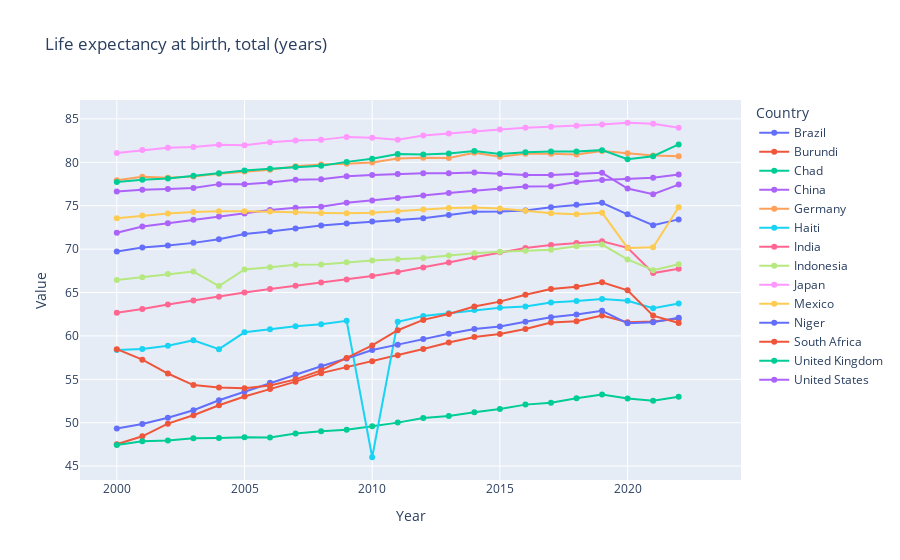

Notebook code cell kept with this figure:
### Markdown cell above
# Life Expectancy at Birth:  
Hypothesis - Developed countries generally have better healthcare facilities such as hospitals, doctors, and medical infrastructure compared to underdeveloped and developing countries, which often struggle with poor health systems. Over time, life expectancy should increase with improvements in healthcare to align with SDG 3: Good Health and Well Being.  
Observation - The top countries in life expectancy are Japan, UK, and Germany; all are developed. Over time, there is a slight increase in life expectancy for all countries, except Haiti which saw a sharp decline in 2010 due to the devastating earthquake.

### Code cell
plot_data(indicators_filtered[2])

### Figure 1 — Plotly figure (JSON) as saved in the notebook; plotly's stock layout.template omitted (floating-point values rounded to 4 significant figures)
{"data": [{"hovertemplate": "Country Name=Brazil<br>Year=%{x}<br>Value=%{y}<extra></extra>", "legendgroup": "Brazil", "line": {"color": "#636efa", "dash": "solid"}, "marker": {"symbol": "circle"}, "mode": "lines+markers", "name": "Brazil", "orientation": "v", "showlegend": true, "type": "scatter", "x": [2000, 2001, 2002, 2003, 2004, 2005, 2006, 2007, 2008, 2009, 2010, 2011, 2012, 2013, 2014, 2015, 2016, 2017, 2018, 2019, 2020, 2021, 2022, 2023], "xaxis": "x", "y": [69.74, 70.19, 70.41, 70.72, 71.13, 71.75, 72.04, 72.36, 72.72, 72.95, 73.18, 73.34, 73.55, 73.92, 74.31, 74.33, 74.44, 74.83, 75.11, 75.34, 74.01, 72.75, 73.42, NaN], "yaxis": "y"}, {"hovertemplate": "Country Name=Burundi<br>Year=%{x}<br>Value=%{y}<extra></extra>", "legendgroup": "Burundi", "line": {"color": "#EF553B", "dash": "solid"}, "marker": {"symbol": "circle"}, "mode": "lines+markers", "name": "Burundi", "orientation": "v", "showlegend": true, "type": "scatter", "x": [2000, 2001, 2002, 2003, 2004, 2005, 2006, 2007, 2008, 2009, 2010, 2011, 2012, 2013, 2014, 2015, 2016, 2017, 2018, 2019, 2020, 2021, 2022, 2023], "xaxis": "x", "y": [47.51, 48.43, 49.89, 50.86, 52.01, 53.02, 53.87, 54.73, 55.71, 56.39, 57.08, 57.77, 58.49, 59.23, 59.87, 60.22, 60.79, 61.55, 61.69, 62.35, 61.57, 61.66, 61.98, NaN], "yaxis": "y"}, {"hovertemplate": "Country Name=Chad<br>Year=%{x}<br>Value=%{y}<extra></extra>", "legendgroup": "Chad", "line": {"color": "#00cc96", "dash": "solid"}, "marker": {"symbol": "circle"}, "mode": "lines+markers", "name": "Chad", "orientation": "v", "showlegend": true, "type": "scatter", "x": [2000, 2001, 2002, 2003, 2004, 2005, 2006, 2007, 2008, 2009, 2010, 2011, 2012, 2013, 2014, 2015, 2016, 2017, 2018, 2019, 2020, 2021, 2022, 2023], "xaxis": "x", "y": [47.44, 47.85, 47.95, 48.21, 48.23, 48.31, 48.29, 48.75, 49.02, 49.2, 49.58, 50.01, 50.54, 50.78, 51.2, 51.59, 52.08, 52.31, 52.83, 53.26, 52.78, 52.52, 53.0, NaN], "yaxis": "y"}, {"hovertemplate": "Country Name=China<br>Year=%{x}<br>Value=%{y}<extra></extra>", "legendgroup": "China", "line": {"color": "#ab63fa", "dash": "solid"}, "marker": {"symbol": "circle"}, "mode": "lines+markers", "name": "China", "orientation": "v", "showlegend": true, "type": "scatter", "x": [2000, 2001, 2002, 2003, 2004, 2005, 2006, 2007, 2008, 2009, 2010, 2011, 2012, 2013, 2014, 2015, 2016, 2017, 2018, 2019, 2020, 2021, 2022, 2023], "xaxis": "x", "y": [71.88, 72.61, 72.98, 73.37, 73.75, 74.11, 74.5, 74.76, 74.87, 75.34, 75.6, 75.9, 76.19, 76.45, 76.72, 76.98, 77.22, 77.25, 77.74, 77.97, 78.08, 78.21, 78.59, NaN], "yaxis": "y"}, {"hovertemplate": "Country Name=Germany<br>Year=%{x}<br>Value=%{y}<extra></extra>", "legendgroup": "Germany", "line": {"color": "#FFA15A", "dash": "solid"}, "marker": {"symbol": "circle"}, "mode": "lines+markers", "name": "Germany", "orientation": "v", "showlegend": true, "type": "scatter", "x": [2000, 2001, 2002, 2003, 2004, 2005, 2006, 2007, 2008, 2009, 2010, 2011, 2012, 2013, 2014, 2015, 2016, 2017, 2018, 2019, 2020, 2021, 2022, 2023], "xaxis": "x", "y": [77.93, 78.33, 78.23, 78.38, 78.68, 78.93, 79.13, 79.53, 79.74, 79.84, 79.99, 80.44, 80.54, 80.49, 81.09, 80.64, 80.99, 80.99, 80.89, 81.29, 81.04, 80.79, 80.71, NaN], "yaxis": "y"}, {"hovertemplate": "Country Name=Haiti<br>Year=%{x}<br>Value=%{y}<extra></extra>", "legendgroup": "Haiti", "line": {"color": "#19d3f3", "dash": "solid"}, "marker": {"symbol": "circle"}, "mode": "lines+markers", "name": "Haiti", "orientation": "v", "showlegend": true, "type": "scatter", "x": [2000, 2001, 2002, 2003, 2004, 2005, 2006, 2007, 2008, 2009, 2010, 2011, 2012, 2013, 2014, 2015, 2016, 2017, 2018, 2019, 2020, 2021, 2022, 2023], "xaxis": "x", "y": [58.37, 58.49, 58.85, 59.51, 58.48, 60.41, 60.76, 61.1, 61.33, 61.74, 46.02, 61.62, 62.29, 62.6, 62.99, 63.24, 63.39, 63.85, 64.02, 64.25, 64.05, 63.19, 63.73, NaN], "yaxis": "y"}, {"hovertemplate": "Country Name=India<br>Year=%{x}<br>Value=%{y}<extra></extra>", "legendgroup": "India", "line": {"color": "#FF6692", "dash": "solid"}, "marker": {"symbol": "circle"}, "mode": "lines+markers", "name": "India", "orientation": "v", "showlegend": true, "type": "scatter", "x": [2000, 2001, 2002, 2003, 2004, 2005, 2006, 2007, 2008, 2009, 2010, 2011, 2012, 2013, 2014, 2015, 2016, 2017, 2018, 2019, 2020, 2021, 2022, 2023], "xaxis": "x", "y": [62.67, 63.09, 63.62, 64.09, 64.52, 65.0, 65.41, 65.79, 66.15, 66.51, 66.91, 67.36, 67.89, 68.46, 69.07, 69.64, 70.12, 70.47, 70.71, 70.91, 70.15, 67.24, 67.74, NaN], "yaxis": "y"}, {"hovertemplate": "Country Name=Indonesia<br>Year=%{x}<br>Value=%{y}<extra></extra>", "legendgroup": "Indonesia", "line": {"color": "#B6E880", "dash": "solid"}, "marker": {"symbol": "circle"}, "mode": "lines+markers", "name": "Indonesia", "orientation": "v", "showlegend": true, "type": "scatter", "x": [2000, 2001, 2002, 2003, 2004, 2005, 2006, 2007, 2008, 2009, 2010, 2011, 2012, 2013, 2014, 2015, 2016, 2017, 2018, 2019, 2020, 2021, 2022, 2023], "xaxis": "x", "y": [66.43, 66.76, 67.13, 67.41, 65.75, 67.65, 67.91, 68.19, 68.23, 68.49, 68.68, 68.82, 68.97, 69.26, 69.53, 69.7, 69.8, 69.94, 70.34, 70.52, 68.81, 67.57, 68.25, NaN], "yaxis": "y"}, {"hovertemplate": "Country Name=Japan<br>Year=%{x}<br>Value=%{y}<extra></extra>", "legendgroup": "Japan", "line": {"color": "#FF97FF", "dash": "solid"}, "marker": {"symbol": "circle"}, "mode": "lines+markers", "name": "Japan", "orientation": "v", "showlegend": true, "type": "scatter", "x": [2000, 2001, 2002, 2003, 2004, 2005, 2006, 2007, 2008, 2009, 2010, 2011, 2012, 2013, 2014, 2015, 2016, 2017, 2018, 2019, 2020, 2021, 2022, 2023], "xaxis": "x", "y": [81.08, 81.42, 81.69, 81.76, 82.03, 81.96, 82.32, 82.51, 82.59, 82.93, 82.84, 82.59, 83.1, 83.33, 83.59, 83.79, 83.98, 84.1, 84.21, 84.36, 84.56, 84.45, 84.0, NaN], "yaxis": "y"}, {"hovertemplate": "Country Name=Mexico<br>Year=%{x}<br>Value=%{y}<extra></extra>", "legendgroup": "Mexico", "line": {"color": "#FECB52", "dash": "solid"}, "marker": {"symbol": "circle"}, "mode": "lines+markers", "name": "Mexico", "orientation": "v", "showlegend": true, "type": "scatter", "x": [2000, 2001, 2002, 2003, 2004, 2005, 2006, 2007, 2008, 2009, 2010, 2011, 2012, 2013, 2014, 2015, 2016, 2017, 2018, 2019, 2020, 2021, 2022, 2023], "xaxis": "x", "y": [73.57, 73.87, 74.11, 74.27, 74.37, 74.38, 74.33, 74.24, 74.15, 74.12, 74.19, 74.36, 74.57, 74.74, 74.8, 74.68, 74.41, 74.14, 74.02, 74.2, 70.13, 70.21, 74.83, NaN], "yaxis": "y"}, {"hovertemplate": "Country Name=Niger<br>Year=%{x}<br>Value=%{y}<extra></extra>", "legendgroup": "Niger", "line": {"color": "#636efa", "dash": "solid"}, "marker": {"symbol": "circle"}, "mode": "lines+markers", "name": "Niger", "orientation": "v", "showlegend": true, "type": "scatter", "x": [2000, 2001, 2002, 2003, 2004, 2005, 2006, 2007, 2008, 2009, 2010, 2011, 2012, 2013, 2014, 2015, 2016, 2017, 2018, 2019, 2020, 2021, 2022, 2023], "xaxis": "x", "y": [49.32, 49.84, 50.56, 51.43, 52.59, 53.59, 54.6, 55.55, 56.51, 57.4, 58.37, 58.99, 59.65, 60.24, 60.79, 61.08, 61.63, 62.16, 62.45, 62.9, 61.45, 61.58, 62.08, NaN], "yaxis": "y"}, {"hovertemplate": "Country Name=South Africa<br>Year=%{x}<br>Value=%{y}<extra></extra>", "legendgroup": "South Africa", "line": {"color": "#EF553B", "dash": "solid"}, "marker": {"symbol": "circle"}, "mode": "lines+markers", "name": "South Africa", "orientation": "v", "showlegend": true, "type": "scatter", "x": [2000, 2001, 2002, 2003, 2004, 2005, 2006, 2007, 2008, 2009, 2010, 2011, 2012, 2013, 2014, 2015, 2016, 2017, 2018, 2019, 2020, 2021, 2022, 2023], "xaxis": "x", "y": [58.47, 57.26, 55.67, 54.33, 54.04, 53.98, 54.28, 54.99, 56.02, 57.45, 58.9, 60.65, 61.85, 62.53, 63.38, 63.95, 64.75, 65.4, 65.67, 66.17, 65.25, 62.34, 61.48, NaN], "yaxis": "y"}, {"hovertemplate": "Country Name=United Kingdom<br>Year=%{x}<br>Value=%{y}<extra></extra>", "legendgroup": "United Kingdom", "line": {"color": "#00cc96", "dash": "solid"}, "marker": {"symbol": "circle"}, "mode": "lines+markers", "name": "United Kingdom", "orientation": "v", "showlegend": true, "type": "scatter", "x": [2000, 2001, 2002, 2003, 2004, 2005, 2006, 2007, 2008, 2009, 2010, 2011, 2012, 2013, 2014, 2015, 2016, 2017, 2018, 2019, 2020, 2021, 2022, 2023], "xaxis": "x", "y": [77.74, 77.99, 78.14, 78.45, 78.75, 79.05, 79.25, 79.45, 79.6, 80.05, 80.4, 80.95, 80.9, 81.0, 81.3, 80.96, 81.16, 81.26, 81.26, 81.4, 80.35, 80.7, 82.06, NaN], "yaxis": "y"}, {"hovertemplate": "Country Name=United States<br>Year=%{x}<br>Value=%{y}<extra></extra>", "legendgroup": "United States", "line": {"color": "#ab63fa", "dash": "solid"}, "marker": {"symbol": "circle"}, "mode": "lines+markers", "name": "United States", "orientation": "v", "showlegend": true, "type": "scatter", "x": [2000, 2001, 2002, 2003, 2004, 2005, 2006, 2007, 2008, 2009, 2010, 2011, 2012, 2013, 2014, 2015, 2016, 2017, 2018, 2019, 2020, 2021, 2022, 2023], "xaxis": "x", "y": [76.64, 76.84, 76.94, 77.04, 77.49, 77.49, 77.69, 77.99, 78.04, 78.39, 78.54, 78.64, 78.74, 78.74, 78.84, 78.69, 78.54, 78.54, 78.64, 78.79, 76.98, 76.33, 77.43, NaN], "yaxis": "y"}], "layout": {"legend": {"title": {"text": "Country"}, "tracegroupgap": 0}, "title": {"text": "Life expectancy at birth, total (years)"}, "xaxis": {"anchor": "y", "domain": [0, 1], "title": {"text": "Year"}}, "yaxis": {"anchor": "x", "domain": [0, 1], "title": {"text": "Value"}}}}
